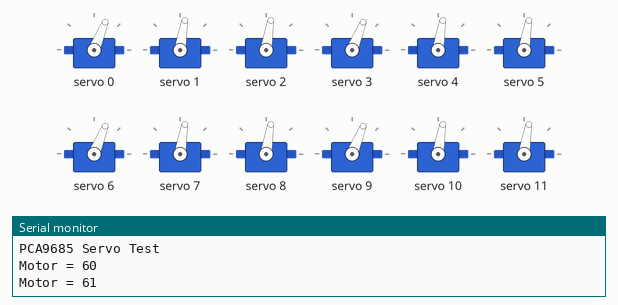
A sketch run on a simulated Arduino Uno, built with avr-gcc and run on an emulated ATmega328P. Parts: 12 × servo, the last lines printed to the serial monitor.

Above: at 0.05 s.
At 0.65 s:
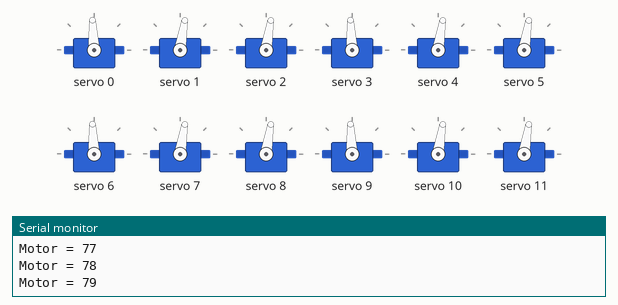
At 1.05 s:
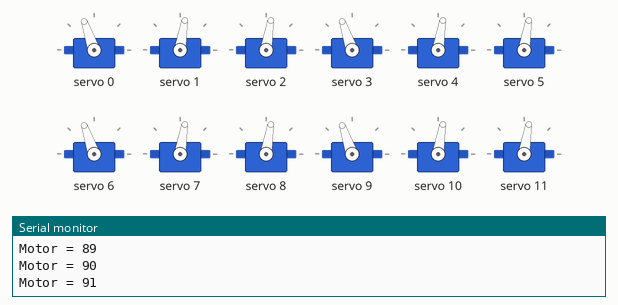
At 1.7 s:
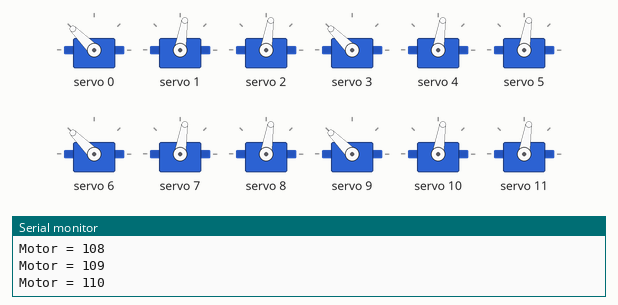
At 2.4 s:
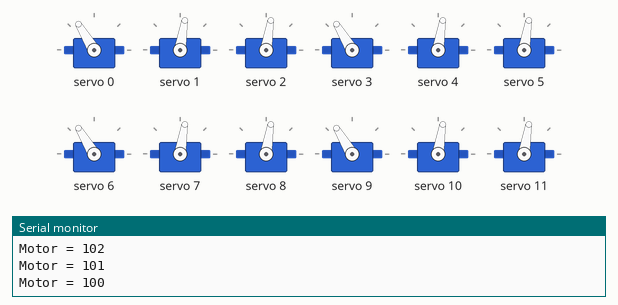
At 3.4 s:
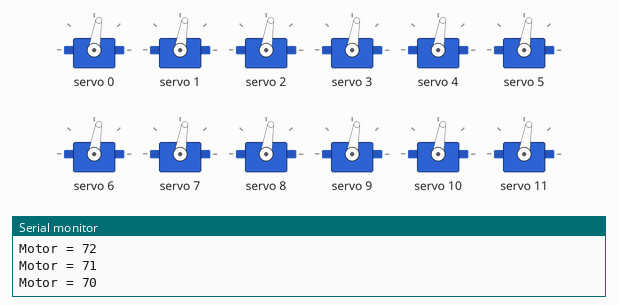
Timing chart, 0 to 8.6 s (numbered marks = the images above):
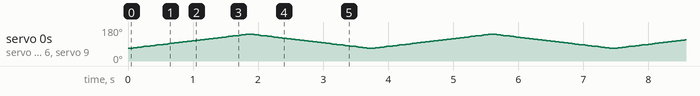

The sketch:

First_Test_PCA_2.ino
```cpp
#include <Wire.h>

#include <Adafruit_PWMServoDriver.h>


// Creat object to represent PCA9685 at default I2C address
Adafruit_PWMServoDriver pca9685 = Adafruit_PWMServoDriver(0x40);

// Define maximum and minimum number of "ticks" for the servo motors
// Range from 0 to 4095
// This determines the pulse width

#define SERVOMIN  80  // Minimum value
#define SERVOMAX  600  // Maximum value

// Define servo motor connections (expand as required)
#define SER0  0       // Schulter  FRS  FRONT RECHTS
#define SER1  1       // Knie      FRK
#define SER2  2       // Fuss      FRF

#define SER3  3       // Schulter  FLS  FRONT LINKS
#define SER4  4       // Knie      FLK
#define SER5  5       // Fuss      FLF

#define SER6  6       // Schulter  HRS  HECK RECHTS
#define SER7  7       // Knie      HRK
#define SER8  8       // Fuss      HRF

#define SER9  9       // Schulter  HLS  HECK LINKS
#define SER10  10     // Knie      HLK
#define SER11  11     // Fuss      HLF

// Variables for Servo Motor positions (expand as required)
int pwm0, pwm1, pwm2, pwm3, pwm4, pwm5, pwm6, pwm7, pwm8, pwm9, pwm10, pwm11, pwm_;


void setup() {

  int start = map(90, 0, 180, SERVOMIN, SERVOMAX);
  pca9685.setPWM(SER0, 0, start);
  pca9685.setPWM(SER1, 0, start);
  pca9685.setPWM(SER2, 0, start);
  pca9685.setPWM(SER3, 0, start);
  pca9685.setPWM(SER4, 0, start);
  pca9685.setPWM(SER5, 0, start);
  pca9685.setPWM(SER6, 0, start);
  pca9685.setPWM(SER7, 0, start);
  pca9685.setPWM(SER8, 0, start);
  pca9685.setPWM(SER9, 0, start);
  pca9685.setPWM(SER10, 0, start);
  pca9685.setPWM(SER11, 0, start);

  // Serial monitor setup
  Serial.begin(115200);

  // Print to monitor
  Serial.println("PCA9685 Servo Test");

  // Initialize PCA9685
  pca9685.begin();

  // Set PWM Frequency to 50Hz
  pca9685.setPWMFreq(50);

}

void sweep() {


  // Move Motor from 0 to 180 degrees
  for (int posDegrees = 60; posDegrees <= 115; posDegrees++) {

    // Determine PWM pulse width
    pwm_ = map(posDegrees, 0, 180, SERVOMIN, SERVOMAX);
    // Write to PCA9685
    pca9685.setPWM(SER0, 0, pwm_);
    pca9685.setPWM(SER3, 0, pwm_);
    pca9685.setPWM(SER6, 0, pwm_);
    pca9685.setPWM(SER9, 0, pwm_);
    // Print to serial monitor
    Serial.print("Motor = ");
    Serial.println(posDegrees);
    delay(30);
  }


  // Move Motor 0 from 180 to 0 degrees
  for (int posDegrees = 115; posDegrees >= 60; posDegrees--) {

    // Determine PWM pulse width
    pwm_ = map(posDegrees, 0, 180, SERVOMIN, SERVOMAX);
    // Write to PCA9685
    pca9685.setPWM(SER0, 0, pwm_);
    pca9685.setPWM(SER3, 0, pwm_);
    pca9685.setPWM(SER6, 0, pwm_);
    pca9685.setPWM(SER9, 0, pwm_);
    // Print to serial monitor
    Serial.print("Motor = ");
    Serial.println(posDegrees);
    delay(30);
  }
}


void loop() {
  sweep();


}
```
